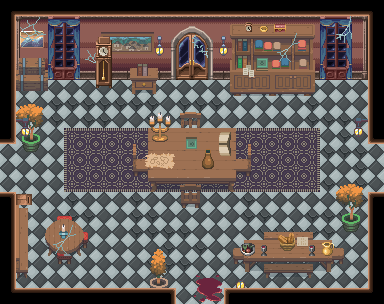

This game map was drawn from its Tiled (.tmx) file and the tilesets committed beside it. A one-line description and the trimmed map source follow:
An orthogonal 24x19 tile map with 16x16 px tiles, 8 tile layers (Floor, UnderWall, Walls, Painting, ...), 1 hidden layer not drawn, 3 tilesets.

<map version="1.10" tiledversion="1.12.2" orientation="orthogonal" renderorder="right-down" width="24" height="19" tilewidth="16" tileheight="16" infinite="0" nextlayerid="10" nextobjectid="1">
 <tileset firstgid="1" source="../tilesets/PropsV2.tsx" />
 <tileset firstgid="901" source="../tilesets/TilesetV2.tsx" />
 <tileset firstgid="1701" source="../tilesets/furniture_and_props.tsx" />
 <layer id="1" name="Floor" width="24" height="19">
  <data>[456 cells, 383 non-empty, 11 distinct tile ids]</data>
 </layer>
 <layer id="9" name="UnderWall" width="24" height="19">
  <data>[456 cells, 12 non-empty, 12 distinct tile ids]</data>
 </layer>
 <layer id="2" name="Walls" width="24" height="19">
  <data>[456 cells, 161 non-empty, 17 distinct tile ids]</data>
 </layer>
 <layer id="6" name="Painting" width="24" height="19">
  <data>[456 cells, 18 non-empty, 18 distinct tile ids]</data>
 </layer>
 <layer id="3" name="Furniture" width="24" height="19">
  <data>[456 cells, 144 non-empty, 104 distinct tile ids]</data>
 </layer>
 <layer id="7" name="Furniture2" width="24" height="19">
  <data>[456 cells, 48 non-empty, 48 distinct tile ids]</data>
 </layer>
 <layer id="5" name="Props" width="24" height="19">
  <data>[456 cells, 74 non-empty, 59 distinct tile ids]</data>
 </layer>
 <layer id="8" name="Props2" width="24" height="19">
  <data>[456 cells, 31 non-empty, 27 distinct tile ids]</data>
 </layer>
 <layer id="4" name="Collision" width="24" height="19" visible="0">
  <data>[456 cells, 202 non-empty, 1 distinct tile ids]</data>
 </layer>
</map>
